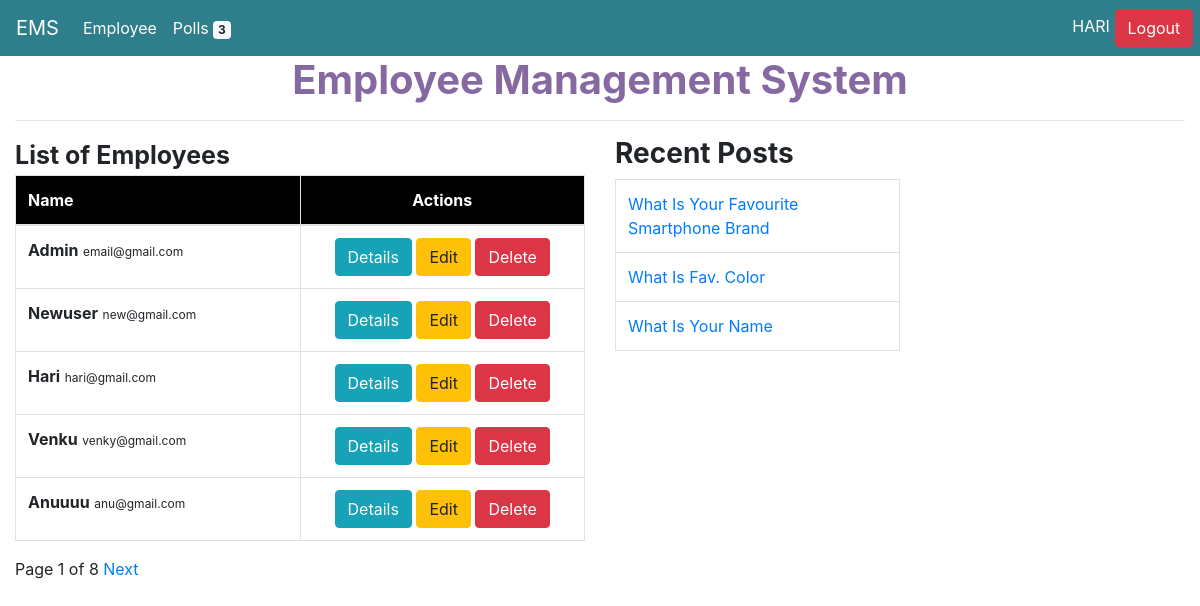
The page /employee/list/ (signed in) on the database its author committed.
### poll/models.py (models this page shows, shortened)
class Question(models.Model):
	title = models.TextField(null=True,blank=True)
	status = models.CharField(default='inactive',max_length=10)
	created_by=models.ForeignKey(User,null=True,blank=True,on_delete=models.CASCADE)
	start_date = models.DateTimeField(null=True,blank=True)
	end_date = models.DateTimeField(null=True,blank=True)
	created_at = models.DateTimeField(auto_now_add=True)
	updated_at = models.DateTimeField(auto_now=True)

### employee/views.py (the view)
@login_required(login_url='/login/')
def employee_list(request):
	print(request.role)
	context = {}
	context['title'] = "Employees"
	user = User.objects.all()
	paginator = Paginator(user,5)
	page_number = request.GET.get('page')
	try:
		user = paginator.page(page_number)
	except PageNotAnInteger:
		user = paginator.page(1)
	except EmptyPage:
		user = paginator.page(paginator.num_pages)
	context['employeelist'] = user
	question = Question.objects.all().order_by('-created_at')
	context['questions'] = question
	return render(request,'employee/employee_list.html',context)

### employee/templatetags/poll_extras.py (called while the page is built)
def upper(value):
	return value.upper()

@register.simple_tag
def recent_polls(n=5):
	question = Question.objects.all().order_by('-created_at')
	return question[0:n]

### poll/context_processors.py (called while the page is built)
def polls_count(request):
	count = Question.objects.count()
	return {"polls_count":count}

### ems/templates/employee/employee_list.html (shortened to what this page needs)
{% extends 'base.html' %}
{% load poll_extras %}
{% block content %}
	<div class="containe-fluid">
	<div class="row">
		<div class="col-sm-6">
			<span style="font-weight: bold; font-size: 25px;">List of {{title}}</span>
  <table class="table table-bordered">
  	{% if employeelist %}
    <thead>
      <tr style="background-color: black;color:white;">
        <th style="width:50%;">Name</th>
        <th style="width:50%;text-align: center;">Actions</th>
      </tr>
    </thead>
    <tbody>
    	{% for i in employeelist %}
    	<tr>
		<td ><span style="font-weight: bold;">{{i.username|title}}</span> <span style="font-size:12px;">{{i.email}}</span></td>
		<td style="text-align: center;"><a href="{% url 'employees_details' id=i.id %}" class="btn btn-info" role="button">Details</a>
			<a href="{% url 'edit_employees' id=i.id %}" class="btn btn-warning" role="button">Edit</a>
			<a href="{% url 'delete_employees' id=i.id %}" class="btn btn-danger" role="button">Delete</a>
		 </td>
		</tr>
		{% endfor %}
		{% else %}
		<tr>
			<td><h5>No Employees are avialble</h5></td>
		</tr>
    </tbody>
    {% endif %}
  </table>
{% include 'employee/paginator.html' with page=employeelist %}
</div>
<div class="col-sm-6">
	<h3 style="font-weight: bold;">Recent Posts</h3>
	<table class="table table-bordered col-sm-6">
		{% recent_polls as questions %}
		{% if questions %}
		<tbody>
			{% for i in questions %}
			<tr>
				<td><a href="{% url 'polls_details' id=i.id %}">{{i.title|title}}</a></td>
			</tr>
			{% endfor %}
		</tbody>
		{% else %}
		<tr>
			<td><h5 style="color:red;">No Polls are avialble</h5></td>
		</tr>
		{% endif %}
	</table>
</div>
</div>
  </div>
{% endblock %}

### ems/templates/header.html (shortened to what this page needs)
{% load poll_extras %}
<div>
<nav class="navbar navbar-expand-sm bg-dark navbar-dark" style="background-color:#2e7f8b !important">
  <a class="navbar-brand" href="#">{{"ems" | upper}}</a>
  <div style="float: left;width:90%;">
  <ul class="navbar-nav">
    <li class="nav-item" >
      <a class="nav-link" href="{% url 'employees_list' %}" style="color:#fffefb;">{{"employee" | capfirst}}</a>
    </li>
    <li class="nav-item">
      <a class="nav-link" href="{% url 'polls_list' %}" style="color:#fffefb;">Polls <span class="badge badge-light" >{{polls_count}}</span></a>
    </li>
  </ul>
</div>
<div style="float: right;width:10%;">
  <ul class="navbar-nav nav-right">
    {% if user.is_authenticated %}
    <li class="nav-item" style="color:#fffefb;margin: 4%;">{{user.username|upper}}</li>
    <form method="post" action="{% url 'user_logout' %}">
    <input type="submit" class="btn btn-danger" value="Logout">
  </form>
  {% endif %}
  </ul>
</div>
</nav>
</div>

### rows shown on the page
Question: title "What Is Your Favourite Smartphone Brand"
Question: title "What Is Fav. Color"
Question: title "What Is Your Name"

### other values the page prints
{{ "ems" | upper }} "EMS"
{{ "employee" | capfirst }} "Employee"
{{ polls_count }} "3"
{{ user.username|upper }} "HARI"
{{ title }} "Employees"
{{ i.username|title }} "Admin"
{{ i.email }} "email@gmail.com"
{{ i.username|title }} "Newuser"
{{ i.email }} "new@gmail.com"
{{ i.username|title }} "Hari"
{{ i.email }} "hari@gmail.com"
{{ i.username|title }} "Venku"
{{ i.email }} "venky@gmail.com"
{{ i.username|title }} "Anuuuu"
{{ i.email }} "anu@gmail.com"
